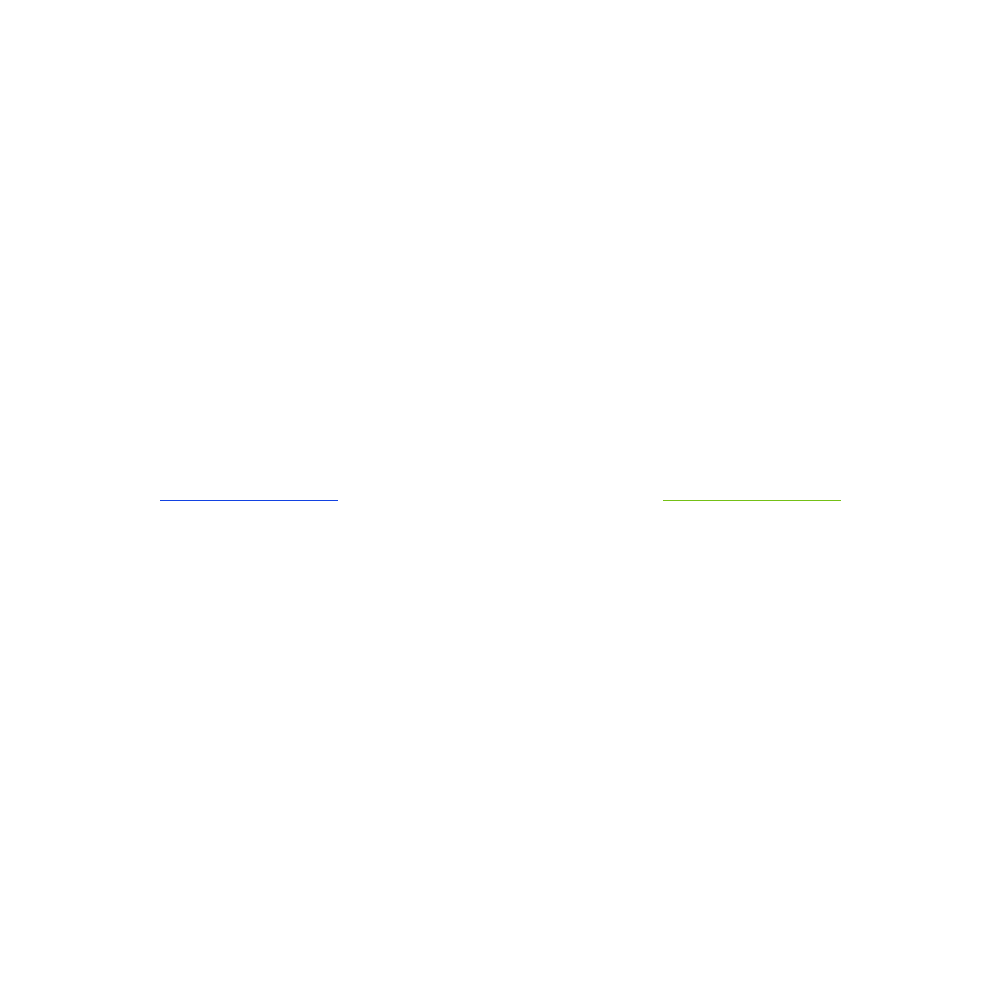
Frame 1 (no input)
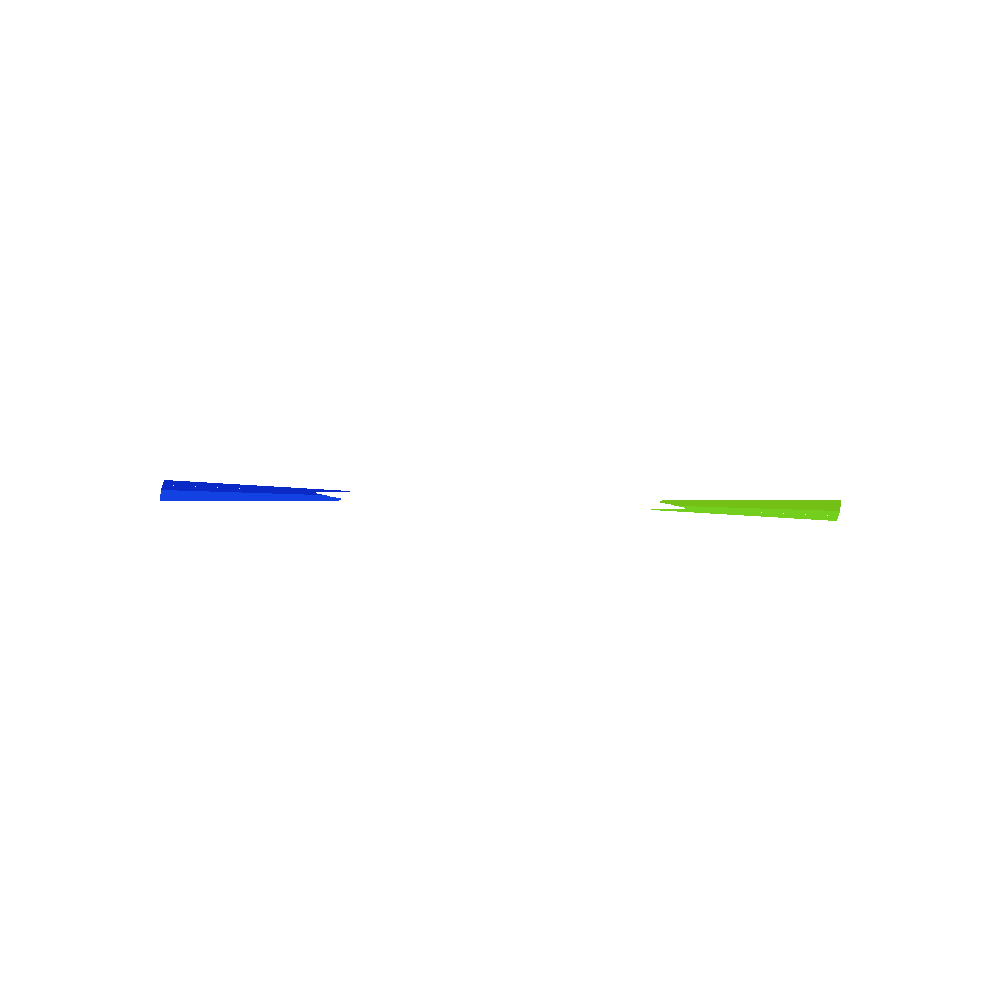
Frame 60 (the mouse pressed at the canvas centre just before this capture)
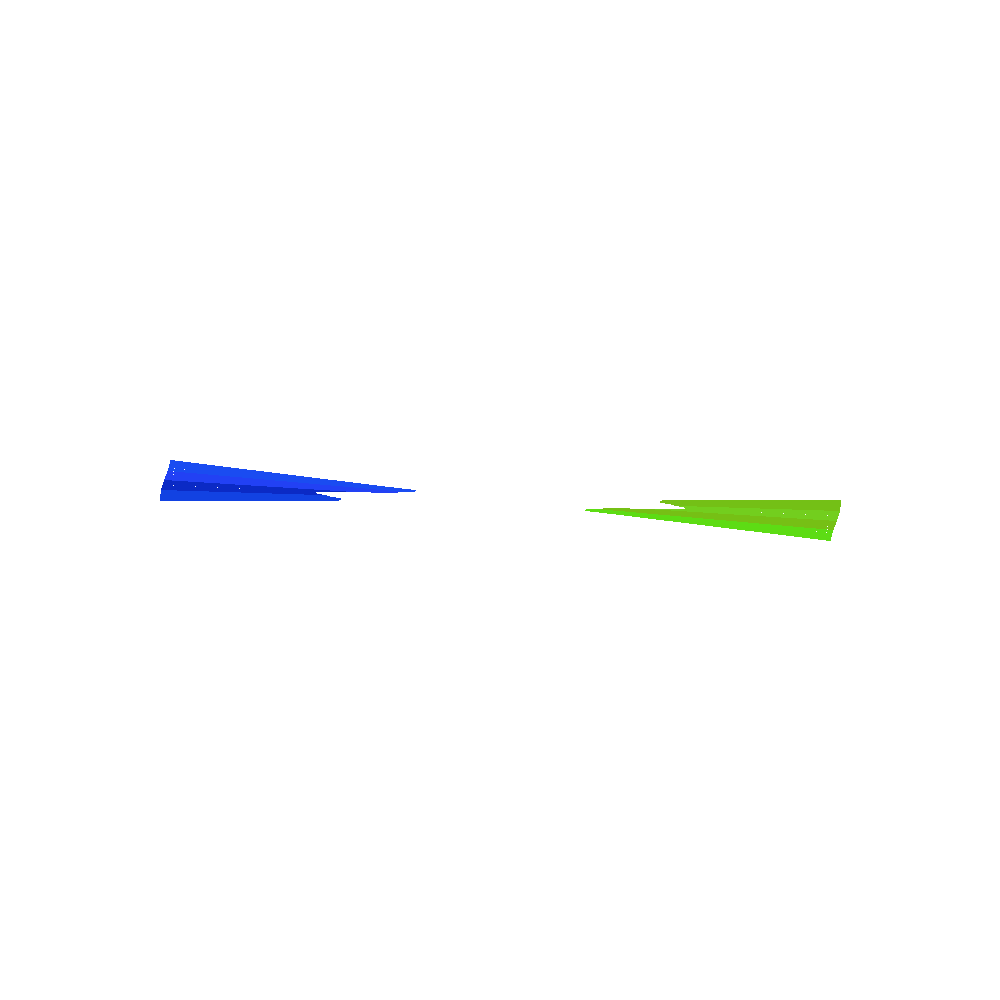
Frame 120 (the mouse held since frame 60 and released just before this capture)

The Processing sketch that drew these frames (run headless with seeded random() and noise(); from frame 60 on, the mouse is pressed at the canvas centre):

// Processing sketch: fcnDefn_261104a
// ── fcnDefn_261104a.pde
PVector center;
int colorChangeTimer = 30;
color leftLine, rightLine;

int leftHueBase, rightHueBase;
int leftHueJitter, rightHueJitter;

void setup(){
  size(1000, 1000);
  background(#FFFFFF);
  
  noSmooth();
  //strokeWeight(2);
  
  leftHueBase = int(random(360));
  rightHueBase = int(random(360));
  leftHueJitter = int(random(5, 15));
  rightHueJitter = int(random(5, 15));
  
  center = new PVector(width/2, height/2);
}

void draw(){
  if(frameCount % colorChangeTimer == 1){
    leftLine = pickColor(leftHueBase, leftHueJitter);
    rightLine = pickColor(rightHueBase, rightHueJitter);
  }
  
  translate(center.x, center.y);

  //float noiseTheta = map(noise(frameCount * 0.0003, 0), 0, 1, -TAU, TAU);
  //rotate(noiseTheta);
  rotate(frameCount * 0.001);
  
  float lineStart;
  float lineStartMin = 10;
  float lineStartMax = 250;
  lineStart = map(noise(frameCount * 0.01, 1), 0, 1, lineStartMin, lineStartMax);
  
  float lineEnd;
  float lineEndMin = 250;
  float lineEndMax = 500;
  lineEnd = map(noise(frameCount * 0.001, 2), 0, 1, lineEndMin, lineEndMax);
  
  stroke(rightLine);
  line(lineStart, 0, lineEnd, 0);
  
  stroke(leftLine);
  line(-lineStart, 0, -lineEnd, 0);
  
}

// ── utilities.pde
color pickColor(){
  int rHue;
  float rSat, rBrightness;
  
  rHue = int(random(175, 265));
  rSat = random(0.75, 1.00);
  rBrightness = random(0.75, 1.00);
  
  colorMode(HSB, 360, 1, 1);
  
  return color(rHue, rSat, rBrightness);
}

color pickColor(int hBase, int hJitter){
  if(random(1) < 0.01){
    return #000000;
  }
  
  int rHue;
  float rSat, rBrightness;
  
  rHue = int(random(hBase - hJitter, hBase + hJitter));
  rHue %= 360;
  rSat = random(0.85, 1.00);
  rBrightness = random(0.75, 1.00);
  
  colorMode(HSB, 360, 1, 1);
  
  return color(rHue, rSat, rBrightness);
}
